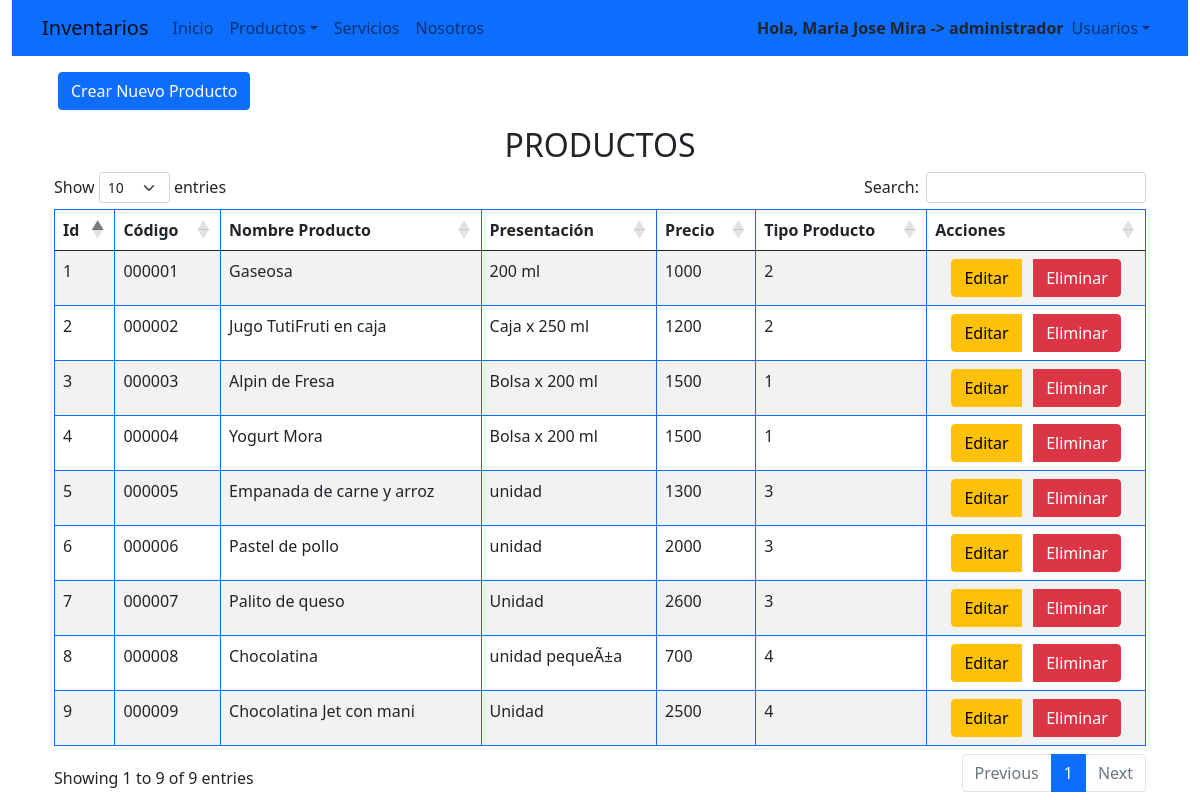
The page /index.php?controlador=productos&accion=mostrar (signed in) on the database its author committed.
### tables this page shows
CREATE TABLE IF NOT EXISTS `productos` (
  `id` int(11) NOT NULL AUTO_INCREMENT,
  `codigo` varchar(11) NOT NULL,
  `nombre` varchar(50) NOT NULL,
  `presentacion` varchar(50) NOT NULL,
  `precio` float NOT NULL,
  `id_tipo` int(11) NOT NULL,
  PRIMARY KEY (`id`),
  KEY `id_tipo` (`id_tipo`)
);

### index.php (called while the page is built, shortened)
<?php
    include_once ("vistas/plantilla.php");
?>

### controladores/controlador_productos.php (called while the page is built, shortened)
<?php
    include_once("modelos/producto.php");
    class ControladorProductos {
        public function mostrar(){
            $datosProductos=Producto::consultarProductos();
            include_once "vistas/productos/mostrar.php";
        }
    }
?>

### ruteador.php (called while the page is built, shortened)
<?php
    $objcontrolador = new $controlador();
    $objcontrolador -> $getaccion();
?>

### modelos/producto.php (called while the page is built, shortened)
<?php
    class Producto{
    public function __construct ($idP,$codP,$nombreP,$presentacionP,$precioP,$tipoP){
        $this->idProducto=$idP;
        $this->codProducto=$codP;
        $this->nombreProducto=$nombreP;
        $this->presentacionProducto=$presentacionP;
        $this->precioProducto=$precioP;
        $this->tipoProducto=$tipoP;
    }
    public static function consultarProductos(){
        $listaProductos=[];
        $dbConexion=baseDatos::crearInstancia();
        $sql=$dbConexion->query ("SELECT * FROM productos");
        foreach($sql->fetchall() as $producto){
            $listaProductos[]=new Producto($producto['id'],$producto['codigo'],$producto['nombre'],$producto['presentacion'],$producto['precio'],$producto['id_tipo']);
        }
        return $listaProductos;
    }
    }
?>

### vistas/productos/mostrar.php (the view, shortened to what this page needs)
<div class="container">
    <div class="btn-group p-3" role="group" aria-label="">
        <a href="index.php?controlador=productos&accion=crear" class= "btn btn-primary">Crear Nuevo Producto</a>
    </div>
    <h2 class="text-center">PRODUCTOS</h2>
    <div class="container">
        <table id="productos" class="table table-bordered border-primary table-striped table-hover">
            <thead>
                <tr>
                    <th>Id</th>
                    <th>Código</th>
                    <th>Nombre Producto</th>
                    <th>Presentación</th>
                    <th>Precio</th>
                    <th>Tipo Producto</th>
                    <th>Acciones</th>
                </tr>
            </thead>
            <tbody>
                <?php foreach($datosProductos as $p) { ?>
                <tr>
                    <td>   <?php echo $p->idProducto  ?>   </td>
                    <td>   <?php echo $p->codProducto  ?>   </td>
                    <td>   <?php echo $p->nombreProducto  ?>   </td>
                    <td>   <?php echo $p->presentacionProducto  ?>   </td>
                    <td>   <?php echo $p->precioProducto  ?>   </td>
                    <td>   <?php echo $p->tipoProducto  ?>   </td>
                    <td class="d-flex flex-row justify-content-center">
                        <div class="btn-group" role="group">
                            <a href="index.php?controlador=productos&accion=actualizarRegistro&id=<?php echo $p->idProducto  ?>" class="btn btn-warning">Editar</a>&nbsp &nbsp
                            <a href="index.php?controlador=productos&accion=borrarRegistro&id=<?php echo $p->idProducto  ?>" class="btn btn-danger" onclick="return confirmar(<?php echo $p->idProducto  ?>)">Eliminar</a>
                        </div>
                    </td>
                </tr>
                <?php } ?>
            </tbody>
        </table>
    </div>
</div>

### vistas/plantilla.php (shortened to what this page needs)
<!DOCTYPE html>
<html lang="es">
<head>
    <link href="https://cdn.jsdelivr.net/npm/bootstrap@5.0.2/dist/css/bootstrap.min.css" rel="stylesheet">
    <link rel="stylesheet" href="https://cdnjs.cloudflare.com/ajax/libs/twitter-bootstrap/5.1.3/css/bootstrap.min.css">
    <link rel="stylesheet" href="https://cdn.datatables.net/1.12.1/css/dataTables.bootstrap5.min.css">
</head>
<body>
    <div class="container-fluid">
        <?php
            include_once ("modulos/navbar.php");
            include_once ("./ruteador.php");
        ?>
    </div>
</body>
</html>

### vistas/modulos/navbar.php (shortened to what this page needs)
<?php
    if(isset($_SESSION["usuario"])){
        $tipoUsuario = $_SESSION["usuario"]['perfil'];
    }else{
        $tipoUsuario = "";
    }
?>
<?php
if ($tipoUsuario == "administrador"){
?>
    <nav class="navbar navbar-expand-sm navbar-light bg-primary">
      <div class="container">
        <a class="navbar-brand" href="#">Inventarios</a>
        <div class="collapse navbar-collapse" id="collapsibleNavId">
            <ul class="navbar-nav me-auto mt-2 mt-lg-0">
                <li class="nav-item active">
                    <a class="nav-link" href="index.php?controlador=paginas&accion=inicio">Inicio <span class="visually-hidden">(current)</span></a>
                </li>
                <li class="nav-item dropdown">
                    <a class="nav-link dropdown-toggle" href="#" id="dropdownId" data-bs-toggle="dropdown" aria-haspopup="true" aria-expanded="false">Productos</a>
                </li>
                <li class="nav-item">
                    <a class="nav-link" href="index.php?controlador=paginas&accion=servicios">Servicios</a>
                </li>
                <li class="nav-item">
                    <a class="nav-link" href="index.php?controlador=paginas&accion=nosotros">Nosotros</a>
                </li>
            </ul>
            <ul  class = "nav navbar-nav navbar-right">
                <li class = "d-flex my-auto">
                    <?php
                        if (isset($_SESSION["usuario"])){
                            echo '<strong>';
                            echo "Hola, ".$_SESSION["usuario"]['nombre']."&nbsp->&nbsp".$_SESSION["usuario"]['perfil'];
                            echo '</strong>';
                        }
                    ?>
                </li>
                <li class="nav-item dropdown">
                    <a class="nav-link dropdown-toggle" href="#" id="dropdownId" data-bs-toggle="dropdown" aria-haspopup="true" aria-expanded="false">Usuarios</a>
                </li>
            </ul>
        </div>
      </div>
    </nav>
<?php
}
?>

### rows shown on the page
productos: id "1", codigo "000001", nombre "Gaseosa", presentacion "200 ml", precio "1000", id_tipo "2"
productos: id "2", codigo "000002", nombre "Jugo TutiFruti en caja", presentacion "Caja x 250 ml", precio "1200", id_tipo "2"
productos: id "3", codigo "000003", nombre "Alpin de Fresa", presentacion "Bolsa x 200 ml", precio "1500", id_tipo "1"
productos: id "4", codigo "000004", nombre "Yogurt Mora", presentacion "Bolsa x 200 ml", precio "1500", id_tipo "1"
productos: id "5", codigo "000005", nombre "Empanada de carne y arroz", presentacion "unidad", precio "1300", id_tipo "3"
productos: id "6", codigo "000006", nombre "Pastel de pollo", presentacion "unidad", precio "2000", id_tipo "3"
productos: id "7", codigo "000007", nombre "Palito de queso", presentacion "Unidad", precio "2600", id_tipo "3"
productos: id "8", codigo "000008", nombre "Chocolatina", presentacion "unidad pequeÃ±a", precio "700", id_tipo "4"
productos: id "9", codigo "000009", nombre "Chocolatina Jet con mani", presentacion "Unidad", precio "2500", id_tipo "4"

### other values the page prints
$_SESSION["usuario"]['nombre'] "Maria Jose Mira"
$_SESSION["usuario"]['perfil'] "administrador"
